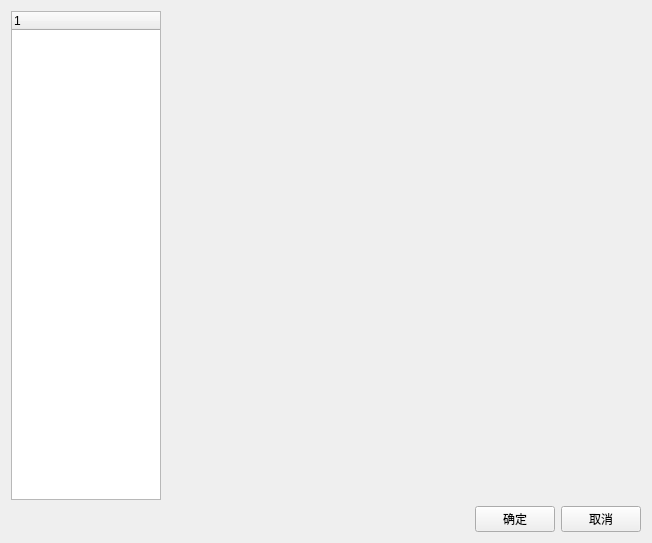
<?xml version="1.0" encoding="UTF-8"?>
<ui version="4.0">
 <class>OptionPageManager</class>
 <widget class="QWidget" name="OptionPageManager">
  <property name="geometry">
   <rect>
    <x>0</x>
    <y>0</y>
    <width>652</width>
    <height>543</height>
   </rect>
  </property>
  <property name="windowTitle">
   <string>选项</string>
  </property>
  <layout class="QVBoxLayout" name="verticalLayout">
   <item>
    <layout class="QHBoxLayout" name="horizontalLayout">
     <item>
      <widget class="QTreeWidget" name="OptionPageTree">
       <property name="sizePolicy">
        <sizepolicy hsizetype="Maximum" vsizetype="Expanding">
         <horstretch>0</horstretch>
         <verstretch>0</verstretch>
        </sizepolicy>
       </property>
       <property name="maximumSize">
        <size>
         <width>150</width>
         <height>16777215</height>
        </size>
       </property>
       <column>
        <property name="text">
         <string notr="true">1</string>
        </property>
       </column>
      </widget>
     </item>
     <item>
      <spacer name="horizontalSpacer">
       <property name="orientation">
        <enum>Qt::Horizontal</enum>
       </property>
       <property name="sizeType">
        <enum>QSizePolicy::Minimum</enum>
       </property>
       <property name="sizeHint" stdset="0">
        <size>
         <width>18</width>
         <height>20</height>
        </size>
       </property>
      </spacer>
     </item>
     <item>
      <widget class="QStackedWidget" name="stackedOptionPage">
       <widget class="QWidget" name="page"/>
       <widget class="QWidget" name="page_2"/>
      </widget>
     </item>
    </layout>
   </item>
   <item>
    <layout class="QHBoxLayout" name="horizontalLayout_8">
     <item>
      <spacer name="horizontalSpacer_2">
       <property name="orientation">
        <enum>Qt::Horizontal</enum>
       </property>
       <property name="sizeHint" stdset="0">
        <size>
         <width>40</width>
         <height>20</height>
        </size>
       </property>
      </spacer>
     </item>
     <item>
      <widget class="QPushButton" name="OK">
       <property name="text">
        <string>确定</string>
       </property>
      </widget>
     </item>
     <item>
      <widget class="QPushButton" name="Cancel">
       <property name="text">
        <string>取消</string>
       </property>
      </widget>
     </item>
    </layout>
   </item>
  </layout>
 </widget>
 <layoutdefault spacing="6" margin="11"/>
 <resources/>
 <connections/>
</ui>
